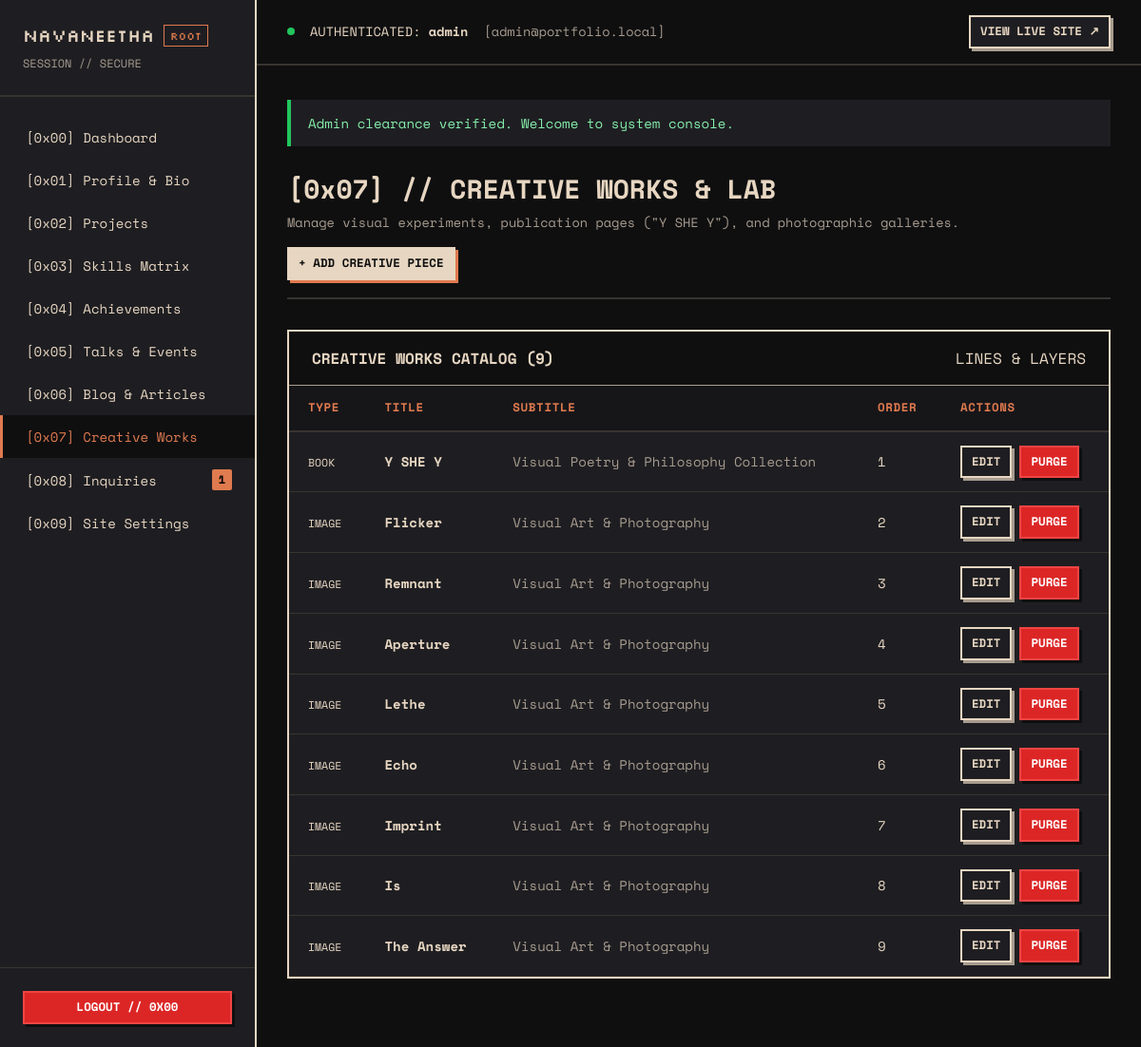
The page /admin/creative.php (signed in) on the database its author committed.
### tables this page shows
CREATE TABLE IF NOT EXISTS `creative_works` (
    `id` INT UNSIGNED AUTO_INCREMENT PRIMARY KEY,
    `title` VARCHAR(255) NOT NULL,
    `work_type` ENUM('book', 'image') NOT NULL DEFAULT 'image',
    `subtitle` VARCHAR(255) NULL,
    `description` TEXT NULL,
    `thumbnail` VARCHAR(255) NULL,
    `display_order` INT DEFAULT 0,
    `created_at` TIMESTAMP DEFAULT CURRENT_TIMESTAMP,
    INDEX `idx_creative_type` (`work_type`),
    INDEX `idx_creative_order` (`display_order`)
);

### includes/db_queries.php (called while the page is built, shortened)
<?php
function get_creative_works_list(): array {
    try {
        $db = get_db();
        $stmt = $db->query("SELECT * FROM creative_works ORDER BY display_order ASC, id ASC");
        $works = $stmt->fetchAll();
        $imgStmt = $db->prepare("SELECT * FROM creative_work_images WHERE work_id = :wid ORDER BY page_number ASC");
        foreach ($works as &$w) {
            $imgStmt->execute([':wid' => $w['id']]);
            $w['images'] = $imgStmt->fetchAll();
        }
        return $works;
    } catch (PDOException $e) {
        return [];
    }
}

### includes/functions.php (called while the page is built, shortened)
<?php
function e(?string $value): string {
    return htmlspecialchars($value ?? '', ENT_QUOTES | ENT_SUBSTITUTE, 'UTF-8');
}
function csrf_token(): string {
    return $_SESSION['csrf_token'];
}

### admin/creative.php (the view, shortened to what this page needs)
<?php
require_once __DIR__ . '/includes/admin_header.php';
$action = $_GET['action'] ?? 'list';
$workId = isset($_GET['id']) ? (int) $_GET['id'] : 0;
$work = null;
$allWorks = get_creative_works_list();
?>
<div class="page-header">
    <div>
        <h1 class="page-title">[0x07] // CREATIVE WORKS &amp; LAB</h1>
        <p style="font-family: var(--font-mono); font-size: 0.85rem; color: var(--clr-stone); margin-top: 4px;">
            Manage visual experiments, publication pages ("Y SHE Y"), and photographic galleries.
        </p>
    </div>
    <div>
        <?php if ($action === 'list'): ?>
            <a href="/admin/creative.php?action=create" class="btn btn-primary btn-sm">+ ADD CREATIVE PIECE</a>
        <?php else: ?>
            <a href="/admin/creative.php" class="btn btn-secondary btn-sm">&larr; BACK TO GALLERY</a>
        <?php endif; ?>
    </div>
</div>
<?php if ($action === 'create' || $action === 'edit'): ?>
    <div class="form-card cut-corner">
        <h2 style="font-size: 1.3rem; margin-bottom: 24px; color: var(--clr-sand);">
            <?= $action === 'create' ? '+ REGISTER NEW CREATIVE WORK' : 'EDIT WORK: ' . e($work['title']) ?>
        </h2>
        <form method="POST" action="/admin/creative.php?action=<?= $action ?><?= $workId ? '&id=' . $workId : '' ?>" enctype="multipart/form-data">
            <?= csrf_field() ?>
            <input type="hidden" name="existing_thumbnail" value="<?= e($work['thumbnail'] ?? '') ?>">
            <div class="form-grid">
                <div class="form-group">
                    <label class="form-label" for="title">&gt; WORK TITLE *</label>
                    <input type="text" id="title" name="title" class="form-control" value="<?= e($work['title'] ?? '') ?>" required>
                </div>
                <div class="form-group">
                    <label class="form-label" for="work_type">&gt; WORK CLASSIFICATION *</label>
                    <select id="work_type" name="work_type" class="form-control" required>
                        <option value="image" <?= ($work['work_type'] ?? '') === 'image' ? 'selected' : '' ?>>Single Visual Artwork / Photo</option>
                        <option value="book" <?= ($work['work_type'] ?? '') === 'book' ? 'selected' : '' ?>>Multi-Page Publication (Book)</option>
                    </select>
                </div>
                <div class="form-group">
                    <label class="form-label" for="subtitle">&gt; SUBTITLE</label>
                    <input type="text" id="subtitle" name="subtitle" class="form-control" value="<?= e($work['subtitle'] ?? '') ?>">
                </div>
                <div class="form-group">
                    <label class="form-label" for="display_order">&gt; DISPLAY ORDER</label>
                    <input type="number" id="display_order" name="display_order" class="form-control" value="<?= (int) ($work['display_order'] ?? 0) ?>">
                </div>
                <div class="form-group form-full">
                    <label class="form-label" for="description">&gt; ARTISTIC STATEMENT / DESCRIPTION</label>
                    <textarea id="description" name="description" class="form-control" rows="3"><?= e($work['description'] ?? '') ?></textarea>
                </div>
                <div class="form-group form-full">
                    <label class="form-label" for="thumbnail_file">&gt; THUMBNAIL / ARTWORK IMAGE UPLOAD</label>
                    <input type="file" id="thumbnail_file" name="thumbnail_file" class="form-control" accept="image/*">
                    <?php if (!empty($work['thumbnail'])): ?>
                        <div style="margin-top: 10px;">
                            <span class="mono-data" style="color: var(--clr-stone); font-size: 0.8rem;">Current file: <?= e($work['thumbnail']) ?></span>
                        </div>
                    <?php endif; ?>
                </div>
            </div>
            <div style="margin-top: 24px; display: flex; justify-content: flex-end; gap: 12px;">
                <a href="/admin/creative.php" class="btn btn-secondary">CANCEL</a>
                <button type="submit" class="btn btn-primary">SAVE RECORD &rarr;</button>
            </div>
        </form>
    </div>
<?php else: ?>
    <div class="table-card cut-corner">
        <div class="table-header">
            <span style="font-weight: bold; color: var(--clr-sand);">CREATIVE WORKS CATALOG (<?= count($allWorks) ?>)</span>
            <span class="binary-tag">LINES &amp; LAYERS</span>
        </div>
        <table class="data-table">
            <thead>
                <tr>
                    <th>TYPE</th>
                    <th>TITLE</th>
                    <th>SUBTITLE</th>
                    <th>ORDER</th>
                    <th>ACTIONS</th>
                </tr>
            </thead>
            <tbody>
                <?php foreach ($allWorks as $w): ?>
                    <tr>
                        <td>
                            <span class="binary-tag" style="font-size: 0.72rem;"><?= strtoupper(e($w['work_type'])) ?></span>
                        </td>
                        <td><strong><?= e($w['title']) ?></strong></td>
                        <td style="color: var(--clr-stone);"><?= e($w['subtitle'] ?? '—') ?></td>
                        <td><?= (int) $w['display_order'] ?></td>
                        <td>
                            <div style="display: flex; gap: 8px;">
                                <a href="/admin/creative.php?action=edit&id=<?= (int)$w['id'] ?>" class="btn btn-secondary btn-sm">
                                    EDIT
                                </a>
                                <a href="/admin/creative.php?action=delete&id=<?= (int)$w['id'] ?>&csrf=<?= e(csrf_token()) ?>"
                                   class="btn btn-danger btn-sm"
                                   data-confirm="Remove piece '<?= e($w['title']) ?>'?">
                                    PURGE
                                </a>
                            </div>
                        </td>
                    </tr>
                <?php endforeach; ?>
            </tbody>
        </table>
    </div>
<?php endif; ?>
<?php require_once __DIR__ . '/includes/admin_footer.php'; ?>

### assets/css/admin.css (style rules this page uses)
:root { --clr-coal: #0F0F10; --clr-graphite: #1E1E22; --clr-sand: #E7D6C1; --clr-violet: #6E5A73; --clr-terracotta: #E07A4F; --clr-stone: #A89C8F; --clr-stone-dark: #383430; --font-mono: 'Space Mono', 'Courier New', monospace; --font-sans: 'Space Grotesk', -apple-system, BlinkMacSystemFont, sans-serif; --font-pixel: 'Silkscreen', 'Space Mono', monospace; --shadow-main: 5px 5px 0 var(--clr-terracotta); --shadow-soft: 4px 4px 0 var(--clr-coal); }
*, *::before, *::after { box-sizing: border-box; margin: 0; padding: 0; }
body { background-color: var(--clr-coal); color: var(--clr-sand); font-family: var(--font-sans); line-height: 1.5; min-height: 100vh; }
a { color: var(--clr-sand); text-decoration: none; }
h1, h2, h3, h4 { font-family: var(--font-mono); color: var(--clr-sand); }
.page-header { display: flex; align-items: center; justify-content: space-between; margin-bottom: 32px; border-bottom: 2px solid var(--clr-stone-dark); padding-bottom: 18px; flex-wrap: wrap; gap: 16px; }
.page-title { font-size: 1.75rem; }
.table-card { background: var(--clr-graphite); border: 2px solid var(--clr-sand); box-shadow: 6px 6px 0 var(--clr-coal); margin-bottom: 36px; overflow: hidden; }
.table-header { background: var(--clr-coal); padding: 16px 24px; border-bottom: 1px solid var(--clr-stone); display: flex; justify-content: space-between; align-items: center; font-family: var(--font-mono); }
.data-table { width: 100%; border-collapse: collapse; font-family: var(--font-mono); font-size: 0.88rem; }
.data-table th { text-align: left; padding: 14px 20px; background: rgba(15, 15, 16, 0.5); border-bottom: 2px solid var(--clr-stone-dark); color: var(--clr-terracotta); text-transform: uppercase; letter-spacing: 0.05em; font-size: 0.78rem; }
.data-table td { padding: 14px 20px; border-bottom: 1px solid var(--clr-stone-dark); color: var(--clr-sand); vertical-align: middle; }
.btn { display: inline-flex; align-items: center; gap: 8px; font-family: var(--font-mono); font-size: 0.85rem; font-weight: 700; text-transform: uppercase; padding: 10px 18px; cursor: pointer; border: 2px solid var(--clr-sand); transition: all 0.2s ease; user-select: none; }
.btn-primary { background: var(--clr-sand); color: var(--clr-coal); box-shadow: 3px 3px 0 var(--clr-terracotta); }
.btn-secondary { background: var(--clr-graphite); color: var(--clr-sand); box-shadow: 3px 3px 0 var(--clr-stone); }
.btn-danger { background: #DC2626; color: #fff; border-color: #EF4444; box-shadow: 3px 3px 0 var(--clr-coal); }
.btn-sm { padding: 6px 10px; font-size: 0.78rem; }

### rows shown on the page
creative_works: work_type "BOOK", title "Y SHE Y", subtitle "Visual Poetry & Philosophy Collection", display_order "1"
creative_works: work_type "IMAGE", title "Flicker", subtitle "Visual Art & Photography", display_order "2"
creative_works: work_type "IMAGE", title "Remnant", subtitle "Visual Art & Photography", display_order "3"
creative_works: work_type "IMAGE", title "Aperture", subtitle "Visual Art & Photography", display_order "4"
creative_works: work_type "IMAGE", title "Lethe", subtitle "Visual Art & Photography", display_order "5"
creative_works: work_type "IMAGE", title "Echo", subtitle "Visual Art & Photography", display_order "6"
creative_works: work_type "IMAGE", title "Imprint", subtitle "Visual Art & Photography", display_order "7"
creative_works: work_type "IMAGE", title "Is", subtitle "Visual Art & Photography", display_order "8"
creative_works: work_type "IMAGE", title "The Answer", subtitle "Visual Art & Photography", display_order "9"

### other values the page prints
$unreadCount "1"
$adminUser['username'] "admin"
$adminUser['email'] "admin@portfolio.local"
$flash['message'] "Admin clearance verified. Welcome to system console."
count($allWorks) "9"
